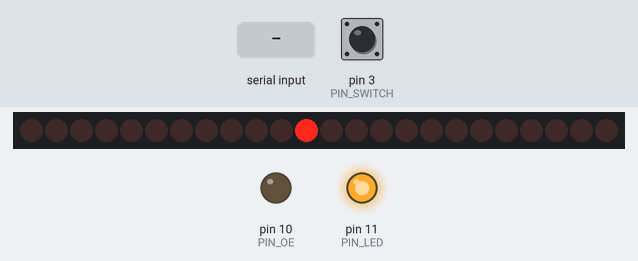
The sketch below on a simulated Arduino Uno, built with avr-gcc and run on an emulated ATmega328P. Parts: 24 shift-register outputs drawn as a row of LEDs (first output left, lit = HIGH), output pins drawn as LEDs (lit = HIGH). The inputs (shaded band) are chosen by the test bench; at power-on: pin 3 (PIN_SWITCH) HIGH. Pins used as bus, display or sensor lines are not drawn.

Above: at 3.26 s.
3.3 s: ";\n" received over Serial
At 3.7 s:
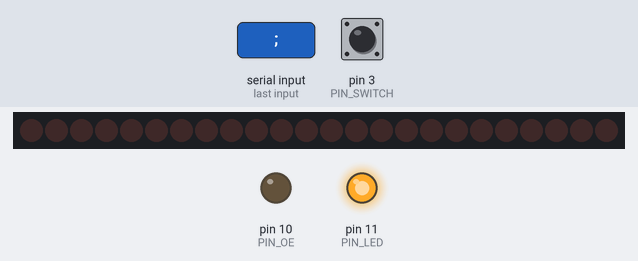
4.8 s: byte 112 ('p') received over Serial
At 4.86 s:
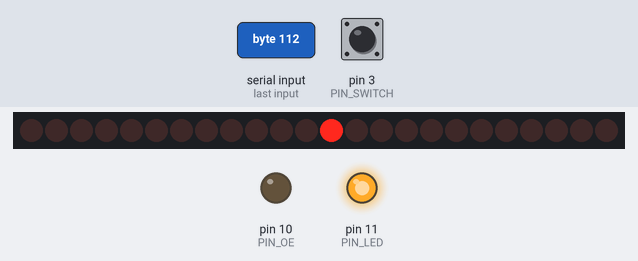
6.6 s: byte 32 (' ') received over Serial
At 7.2 s:
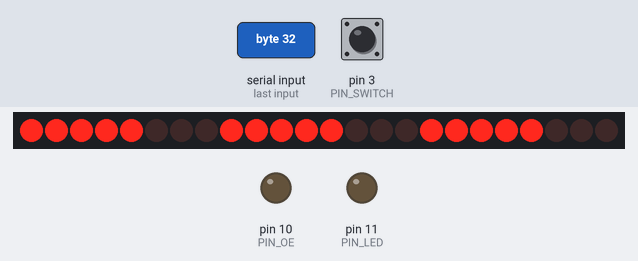
8.1 s: byte 80 ('P') received over Serial
At 8.44 s:
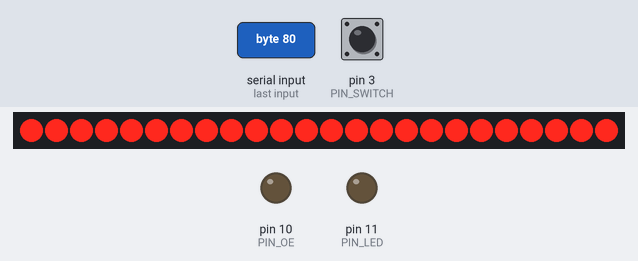
10.0 s: "90 45\n" received over Serial
At 11.4 s:
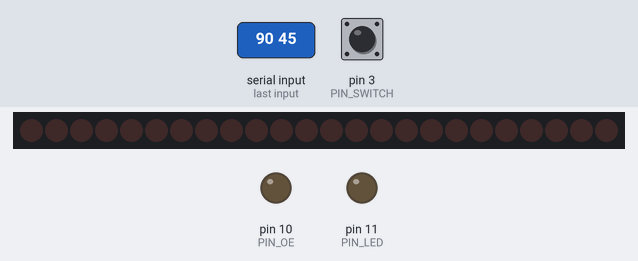
11.7 s: "r90\n" received over Serial
At 12.3 s:
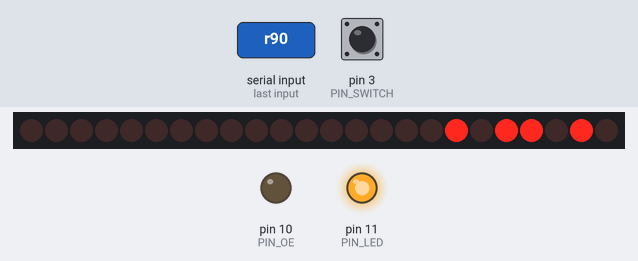
Timing chart, 0 to 14.2 s (numbered marks = the images above; inputs shaded):
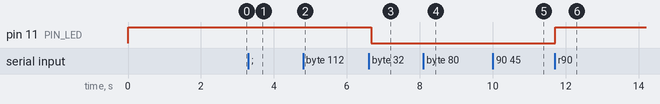

Measured:
- after the input at 6.6 s, pin 11 (PIN_LED): HIGH → LOW after 0.08 s
- after the input at 11.7 s, pin 11 (PIN_LED): LOW → HIGH at once

The sketch:

xfd_1_1.ino
```cpp
// XFD Driver 1.1
const int XFD_SOFTWARE_VERSION = 2+4+8;
const int SHOW_VERSION_MS = 2000;

// teensy pins used
const int PIN_LED = 11; // internal LED on Teensy 2.0
const int PIN_CLK = 0; // serial clock (out)
const int PIN_DATA = 1; // serial data (out)
const int PIN_LATCH = 2; // latch enable (out)
const int PIN_SWITCH = 3; // switch to ground (in)
const int PIN_OE = 10; // output enable (out, active low)

// test pattern change in ms
const int TEST_PATTERN_DELAY = 100;

// timeout in sec
const int TIMEOUT_SECONDS = 30;

// modes. Initial mode on startup ist TEST_PATTERN.
// After receiving valid USB commands, it is USB_LISTEN
// When no USB command is received for a long time, the mode changes to TIMEOUT
const int MODE_TEST_PATTERN = 0;
const int MODE_USB_LISTEN = 1;
const int MODE_TIMEOUT = 2;

const int ZERO = 0;
const int TIMEOUT_PATTERN_1 = 64;
const int TIMEOUT_PATTERN_2 = 128;

int mode = MODE_TEST_PATTERN;

int blinkLed = 0;
int testPatternState = 0;
int timeoutPatternState = 0;

// currently parsing input from serial
int inputColor = 0;
int inputRed = 0;
int inputYellow = 0;
int inputGreen = 0;
int inputExecuting = 0;

// last parsed serial input values for red, yellow and green.
int stateRed = 0;
int stateYellow = 0;
int stateGreen = 0;
int stateExecuting = 0;
int switchOn = 0;

// time of next timeout
long nextTimeout = 0;

void setup()
{
  pinMode(PIN_LED, OUTPUT);
  digitalWrite(PIN_LED, HIGH);

  pinMode(PIN_CLK, OUTPUT);
  pinMode(PIN_DATA, OUTPUT);
  pinMode(PIN_LATCH, OUTPUT);
  pinMode(PIN_OE, OUTPUT);
  pinMode(PIN_SWITCH, INPUT_PULLUP);
  // output enable constantly low
  digitalWrite(PIN_OE, LOW);

  // show software version
  pushSdiData(0,XFD_SOFTWARE_VERSION,0);
  delay(SHOW_VERSION_MS);

  Serial.begin(9600);
}


void loop()
{
  switchOn = digitalRead(PIN_SWITCH);

  if (mode == MODE_TEST_PATTERN) {
    testPattern();
  } else if (mode == MODE_TIMEOUT) {
    timeoutPattern();
  } else if (mode == MODE_USB_LISTEN) {
    checkTimeout();
  }
  readUsbSerial();
  if (stateExecuting != 0 && switchOn) {
    // handle blinking
    refreshDisplay();
  }
}

void testPattern() {
  if (testPatternState<8) {
    int i = testPatternState;
    int one = 1<<i;
    pushSdiData(one, 0, 0);
  }
  else if (testPatternState<16) {
    int i = testPatternState - 8;
    int one = 1<<i;
    pushSdiData(0, one, 0);
  }
  else if (testPatternState<24) {
    int i = testPatternState - 16;
    int one = 1<<i;
    pushSdiData(0, 0, one);
  }
  else if (testPatternState<32) {
    int i = testPatternState - 23;
    int bar = (1<<i) - 1;
    pushSdiData(bar, bar, bar);
  }
  else {
    testPatternState = -1;
  }
  testPatternState++;
  delay(TEST_PATTERN_DELAY);
}

void resetTimeout() {
  nextTimeout = millis() + 1000 * TIMEOUT_SECONDS;
}

void checkTimeout() {
  if ((long)( millis() - nextTimeout ) >=0) {
    // time elapsed
    mode = MODE_TIMEOUT;
  }
}

void timeoutPattern() {
  if (timeoutPatternState == 0) {
    pushSdiData(ZERO, ZERO, TIMEOUT_PATTERN_1);
  } else if (timeoutPatternState == 10) {
    pushSdiData(ZERO, ZERO, TIMEOUT_PATTERN_2);
  } else if (timeoutPatternState >= 19) {
    timeoutPatternState = -1;
  }
  delay(TEST_PATTERN_DELAY);
  timeoutPatternState++;
}

void readUsbSerial() {
  char ch;
  if (Serial.available()) {
    ch = Serial.read();        // read a single letter
    if (ch == 'r' || ch == 'R') {
      inputColor = 'R';
    }
    else if (ch == 'y' || ch == 'Y') {
      inputColor = 'Y';
    }
    else if (ch == 'g' || ch == 'G') {
      inputColor = 'G';
    }
    else if (ch == 'x' || ch == 'X') {
      inputColor = 'X';
    }
    else if (ch >= '0' && ch <= '9') {
      parseNumber(ch - '0');
    }
    else if (ch == ' ' || ch == '\n' || ch == ';') {
      updateDisplay();
    }
    else if (ch == 't' || ch == 'T') {
      mode = MODE_TIMEOUT;
    }
    else if (ch == 'p' || ch == 'P') {
      mode = MODE_TEST_PATTERN;
    }
    else if (ch == '?') {
      Serial.print("!xfd_1_1\n");
    }
  } else {
    delay(10);
  }
}

void parseNumber(int digit) {
  if (inputColor == 'R') {
    inputRed = 10*inputRed + digit;
  }
  else if (inputColor == 'Y') {
    inputYellow = 10*inputYellow + digit;
  }
  else if (inputColor == 'G') {
    inputGreen = 10*inputGreen + digit;
  }
  else if (inputColor == 'X') {
    inputExecuting = 10*inputExecuting + digit;
  }
}

void updateDisplay() {

  stateGreen = inputGreen;
  stateYellow = inputYellow;
  stateRed = inputRed;
  stateExecuting = inputExecuting;

  refreshDisplay();

  inputGreen = 0;
  inputYellow = 0;
  inputRed = 0;
  inputExecuting = 0;
  inputColor = 0;

  mode = MODE_USB_LISTEN;
  resetTimeout();

  // blink Teensy led when complete data was received
  invertLed();
}

void refreshDisplay() {
  // handle yellow blinking on execute
  int currentYellow = stateYellow;

  // divide millis by 512, use last bit for blinking, for about 1 blinkcycle per second
  int blinkOn = (millis() >> 8) & 3;
  if (switchOn && stateExecuting != 0 && !blinkOn) {
      currentYellow ^= stateExecuting;
  }

  if (mode == MODE_USB_LISTEN) {
    pushSdiData(stateGreen, currentYellow, stateRed);
  }
}


void invertLed() {
  digitalWrite(PIN_LED, blinkLed);
  blinkLed = 255-blinkLed;
}

void pushSdiData(int dataG, int dataY, int dataR) {

  digitalWrite(PIN_LATCH, LOW);          //Pull latch LOW to start sending data
  shiftOut(PIN_DATA, PIN_CLK, MSBFIRST, dataR);         //Send the R data
  shiftOut(PIN_DATA, PIN_CLK, MSBFIRST, dataY);         //Send the Y data
  shiftOut(PIN_DATA, PIN_CLK, MSBFIRST, dataG);         //Send the G data
  digitalWrite(PIN_LATCH, HIGH);         //Pull latch HIGH to stop sending data
  digitalWrite(PIN_OE, LOW); // enable output
}
```
